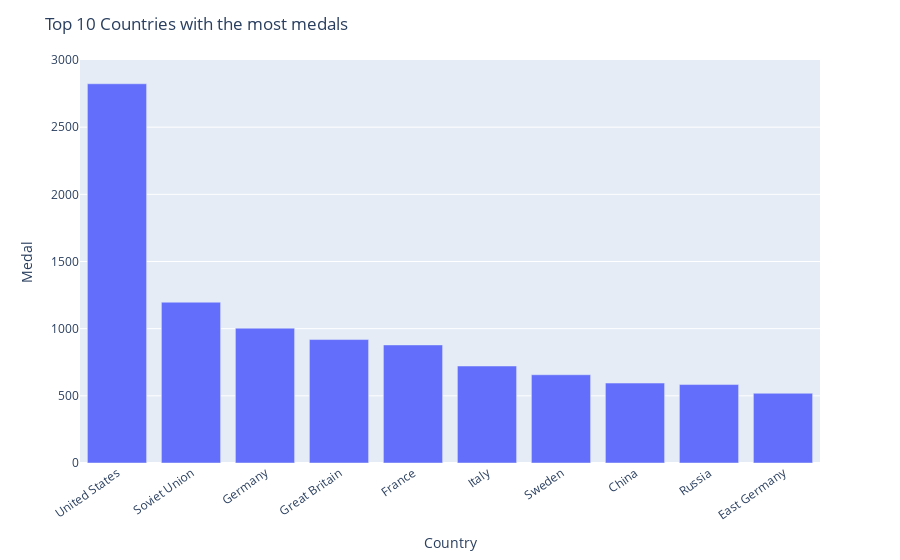

The notebook cell saved with this chart:
### Code cell
fig = px.bar(top_10, x='Country', y='Medal')
fig.update_layout(title='Top 10 Countries with the most medals')
fig.update_xaxes(tickangle=-35)
fig.update_yaxes(range=[0, 3_000])
fig.show()

### Figure 1 — Plotly figure (JSON) as saved in the notebook; plotly's stock layout.template omitted (floating-point values rounded to 4 significant figures)
{"data": [{"alignmentgroup": "True", "hovertemplate": "Country=%{x}<br>Medal=%{y}<extra></extra>", "legendgroup": "", "marker": {"color": "#636efa", "pattern": {"shape": ""}}, "name": "", "offsetgroup": "", "orientation": "v", "showlegend": false, "textposition": "auto", "type": "bar", "x": ["United States", "Soviet Union", "Germany", "Great Britain", "France", "Italy", "Sweden", "China", "Russia", "East Germany"], "xaxis": "x", "y": [2823, 1197, 1004, 919, 879, 722, 657, 595, 584, 519], "yaxis": "y"}], "layout": {"barmode": "relative", "legend": {"tracegroupgap": 0}, "margin": {"t": 60}, "title": {"text": "Top 10 Countries with the most medals"}, "xaxis": {"anchor": "y", "domain": [0, 1], "tickangle": -35, "title": {"text": "Country"}}, "yaxis": {"anchor": "x", "domain": [0, 1], "range": [0, 3000], "title": {"text": "Medal"}}}}
